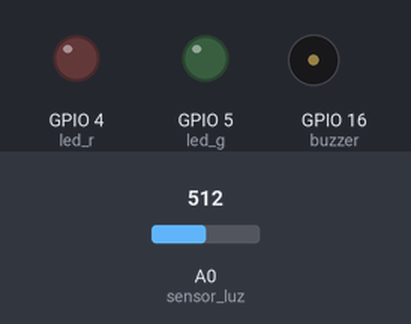
This sketch was run on a simulated ESP8266 (NodeMCU). Shown: output pins drawn as LEDs (lit = HIGH), buzzer (waves = sounding, pin HIGH). The test bench sets the inputs (shaded band); at power-on: A0 (sensor_luz) = 512. WiFi joins after 1.5 s; servers stay silent unless stated; network time is answered at once with the bench clock; storage starts empty; what the sketch prints to the serial monitor is not drawn.

Above: at 1.3 s.
At 2.6 s:
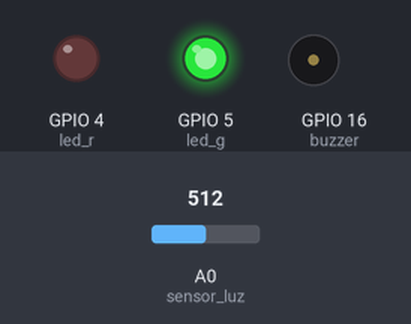
Timing chart, 0 to 4.1 s (numbered marks = the images above):
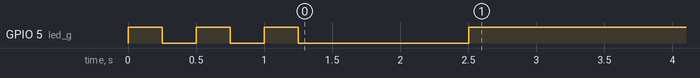

The sketch:

Ejercicio2.4.ino
```cpp
#include <ESP8266WiFi.h>
#include <ESPAsyncTCP.h>
#include <ESPAsyncWebServer.h>
#include <WiFiClient.h>
#include <NTPClient.h>
#include <WiFiUdp.h>
#include "hardware_D1.h"

// Replace with your network credentials
//const char *ssid  = "DIGIFIBRA-hSbN";
//const char *password = "StXtC4k6KPdK";
const char *ssid  = "Cesarin";
const char *password = "cesar121101";

const char *ntpServerName = "pool.ntp.org";

WiFiUDP ntpUDP;

NTPClient timeClient(ntpUDP, ntpServerName, 1);

int medicion_luz = 0;
int tiempo_actual = 0;
int tiempo_anterior = 0;
int tiempo_flash = 0;
int tiempo_flashA = 0;
int medicion_umbral = 0;
int contador_mediciones = 0;
int suma_mediciones = 0;
int media = 0;
String numero_cadena;
bool sobrescribir = true;
bool alertaUmbral = true;
String estado_alarma = "OFF";
String encender_alarma = "No";
char index_html[5000];

void actualizarMedicionLuz() {
  medicion_luz = analogRead(sensor_luz);
  delay(500);
  suma_mediciones += medicion_luz;
  contador_mediciones ++;
  if (medicion_luz < medicion_umbral) {
    digitalWrite(led_r, LOW);   // Apagar el LED
    estado_alarma = "OFF";
  }
  Serial.println(medicion_luz);
}

// Create AsyncWebServer object on port 80
AsyncWebServer server(80);

// Create an Event Source on /events
AsyncEventSource events("/events");

// Timer variables
unsigned long lastTime = 0;
unsigned long timerDelay = 1000;

// Initialize WiFi
void initWiFi() {
    WiFi.mode(WIFI_STA);
    WiFi.begin(ssid, password);
    Serial.print("Connecting to WiFi ..");
    while (WiFi.status() != WL_CONNECTED) {
        Serial.print('.');
        digitalWrite(led_g,1);
        delay(250);
        digitalWrite(led_g,0);
        delay(250);
    }

    Serial.println("Wifi connected!");
    delay(1000);
    Serial.println(WiFi.localIP());
    if (WiFi.status() == WL_CONNECTED){
      digitalWrite(led_g,1);
       // Inicializa el cliente NTP
      timeClient.begin();
      timeClient.setTimeOffset(7200);
      timeClient.update();

      if(!SPIFFS.begin()){
        Serial.println("Error");
        return;
      }
      tiempo_actual = millis();
      tiempo_flash = millis();
      tiempo_anterior = tiempo_actual;
      tiempo_flashA = tiempo_flash;
    }
    else{
      digitalWrite(led_g,0);
    }
}

String processor(const String& var){
  if(var == "Luz"){
    return String(medicion_luz);
  }
  else if (var == "Alarma"){
    return String(estado_alarma);
  }
  else if(var == "Umbral"){
    return String(medicion_umbral);
  }
  return String();
}

void cargarWeb(){
  File file = SPIFFS.open("/paginaWeb.html","r");
  if(!file){
    Serial.println("No se puede abrir");
    return;
  }
  while(file.available()){
    String contenidoArchivo = file.readString(); // Lee el contenido del archivo en un objeto String
    char contenidoChar[contenidoArchivo.length() + 1]; // Crea un buffer para almacenar el contenido como un array de caracteres
    contenidoArchivo.toCharArray(contenidoChar, contenidoArchivo.length() + 1); // Convierte el String a un array de caracteres
    strcat(index_html, contenidoChar);
    //index_html += file.readString();
  }
  file.close();
}

void setup() {
  pinMode(led_r, OUTPUT);
  pinMode(led_g, OUTPUT);
  pinMode(buzzer, OUTPUT);
  pinMode(sensor_luz, INPUT);
  Serial.begin(9600);
  initWiFi();
  cargarWeb();

  // Handle Web Server
  server.on("/", HTTP_GET, [](AsyncWebServerRequest *request){
    request->send_P(200, "text/html", index_html, processor);
  });

  server.on("/Num", HTTP_POST, [](AsyncWebServerRequest *request){
    String numero_cadena;
    if(request->hasParam("numero", true)){
      numero_cadena = request->getParam("numero", true)->value();
      medicion_umbral = numero_cadena.toInt();
      Serial.println(medicion_umbral);
    }
    request->redirect("/");
    request->send_P(200, "text/html", index_html, processor);
  });

  server.on("/Alarma", HTTP_POST, [](AsyncWebServerRequest *request){
    Serial.print(encender_alarma);
    if(medicion_luz > medicion_umbral){
      estado_alarma = "ON";
      digitalWrite(led_r, 1);
    }
    request->redirect("/");
    request->send_P(200, "text/html", index_html, processor);
  });

  // Handle Web Server Events
  events.onConnect([](AsyncEventSourceClient *client){
    if(client->lastId()){
      Serial.printf("Client reconnected!");
    }
    client->send("hello!", NULL, millis(), 1);
  });
  server.addHandler(&events);
  server.begin();
}

void loop() {
  if ((millis() - lastTime) > timerDelay) {
    tiempo_flash = millis();
    events.send("ping",NULL,millis());
    events.send(String(medicion_luz).c_str(),"luz_actual",millis()); //valores del sensor de luz
    events.send(String(estado_alarma).c_str(),"estado_alarma",millis()); // ON o OFF
    actualizarMedicionLuz();
    lastTime = millis();
  }
}
```

hardware_D1.h
```cpp
//Definicion de pines MINI D1
#define led_r 4
#define led_g 5
#define sensor_luz A0
#define buzzer 16
```
